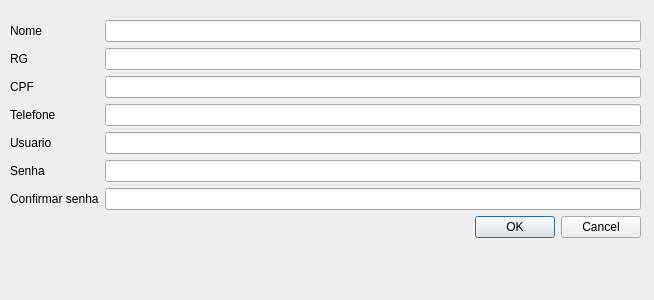
<?xml version="1.0" encoding="UTF-8"?>
<ui version="4.0">
 <class>Form</class>
 <widget class="QWidget" name="Form">
  <property name="geometry">
   <rect>
    <x>0</x>
    <y>0</y>
    <width>654</width>
    <height>300</height>
   </rect>
  </property>
  <property name="windowTitle">
   <string>Form</string>
  </property>
  <widget class="QWidget" name="formLayoutWidget">
   <property name="geometry">
    <rect>
     <x>10</x>
     <y>20</y>
     <width>631</width>
     <height>261</height>
    </rect>
   </property>
   <layout class="QFormLayout" name="formLayout">
    <item row="0" column="0">
     <widget class="QLabel" name="lNome">
      <property name="text">
       <string>Nome</string>
      </property>
     </widget>
    </item>
    <item row="0" column="1">
     <widget class="QLineEdit" name="name"/>
    </item>
    <item row="1" column="0">
     <widget class="QLabel" name="lRG">
      <property name="text">
       <string>RG</string>
      </property>
     </widget>
    </item>
    <item row="1" column="1">
     <widget class="QLineEdit" name="rg"/>
    </item>
    <item row="2" column="0">
     <widget class="QLabel" name="lCPF">
      <property name="text">
       <string>CPF</string>
      </property>
     </widget>
    </item>
    <item row="2" column="1">
     <widget class="QLineEdit" name="cpf"/>
    </item>
    <item row="3" column="0">
     <widget class="QLabel" name="lTelefone">
      <property name="text">
       <string>Telefone</string>
      </property>
     </widget>
    </item>
    <item row="3" column="1">
     <widget class="QLineEdit" name="phone"/>
    </item>
    <item row="4" column="0">
     <widget class="QLabel" name="lUsuario">
      <property name="text">
       <string>Usuario</string>
      </property>
     </widget>
    </item>
    <item row="4" column="1">
     <widget class="QLineEdit" name="user"/>
    </item>
    <item row="5" column="0">
     <widget class="QLabel" name="lSenha">
      <property name="text">
       <string>Senha</string>
      </property>
     </widget>
    </item>
    <item row="5" column="1">
     <widget class="QLineEdit" name="password"/>
    </item>
    <item row="6" column="0">
     <widget class="QLabel" name="lConfirmar">
      <property name="text">
       <string>Confirmar senha</string>
      </property>
     </widget>
    </item>
    <item row="6" column="1">
     <widget class="QLineEdit" name="confirm_password"/>
    </item>
    <item row="7" column="1">
     <widget class="QDialogButtonBox" name="bbCancelarOK">
      <property name="standardButtons">
       <set>QDialogButtonBox::Cancel|QDialogButtonBox::Ok</set>
      </property>
     </widget>
    </item>
   </layout>
  </widget>
 </widget>
 <resources/>
 <connections/>
</ui>
